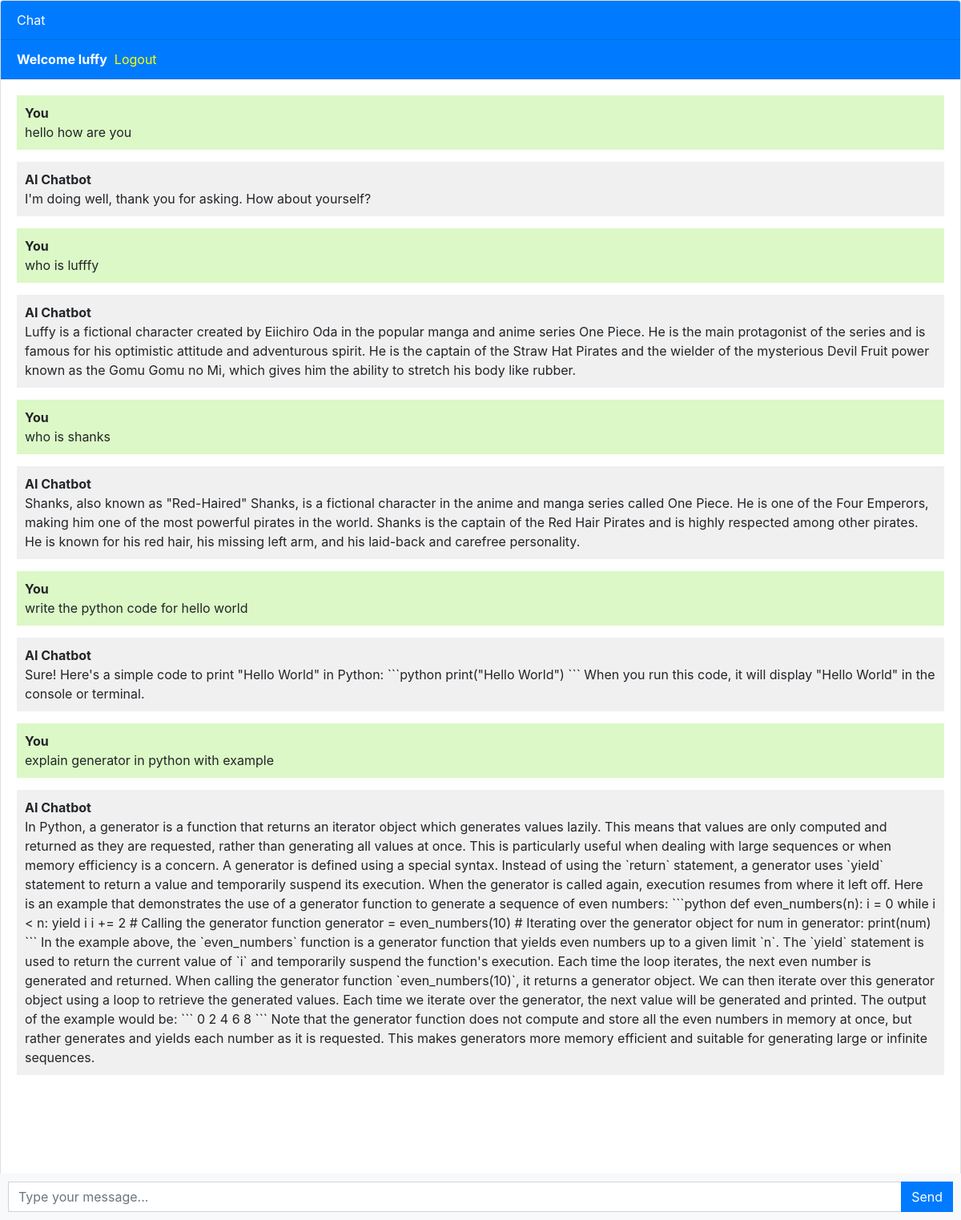
Screenshot of / (signed in) with the database file from the repository.
### chatbot/models.py (models this page shows, shortened)
class Chat(models.Model):
    user=models.ForeignKey(User,on_delete=models.CASCADE)
    message=models.TextField()
    response=models.TextField()
    created_at=models.DateTimeField(auto_created=True)

### chatbot/views.py (the view)
# urls.py: path('',views.dmo,name="dmo"),
def dmo(request):
    chats=Chat.objects.filter(user=request.user)
    if request.method=='POST':
        message=request.POST.get("message")
        response=ask_openai(message)
        chat=Chat(user=request.user,message=message,response=response,created_at=timezone.now())
        chat.save()
        return JsonResponse({"message":message,"response":response})
    return render(request,"chatbot.html",{"chats":chats})

### template/chatbot.html (shortened to what this page needs)
{% extends 'base.html' %}
{% block content %}
<div class="chat-container">
  <div class="card flex-grow-1">
    <div class="card-header bg-primary text-white">Chat</div>
    {% if user.is_authenticated %}
    <div class="card-header bg-primary text-white"><b>Welcome {{user.username}}</b>&nbsp;&nbsp;<a style="color:yellow " href="logout">Logout</a></div>
    {% else %}
    <div class="card-header bg-primary text-white"><a style="color:yellow " href="login">Login</a>&nbsp;&nbsp;<a style="color:yellow " href="register">Register</a></div>
{% endif %}
    <div class="card-body messages-box">
      <ul class="list-unstyled messages-list">
        {% for chat in chats %}
        {% if chat.user  == request.user %}
<li class="message sent">
          <div class="message-text">
            <div class="message-sender">
              <b>You</b>
            </div>
            <div class="message-content">
              {{chat.message}}
            </div>
          </div>
        </li>
        <li class="message received">
          <div class="message-text">
            <div class="message-sender">
              <b>AI Chatbot</b>
            </div>
            <div class="message-content">
              {{chat.response}}
            </div>
          </div>
        </li>
{% endif %}
        {% endfor %}
      </ul>
    </div>
    <br><br>
    <br><br>
    <br><br>
  </div>
  <form class="message-form">
    <div class="input-group">
      <input type="text" class="form-control message-input" placeholder="Type your message...">
      <div class="input-group-append">
        <button type="submit" class="btn btn-primary btn-send">Send</button>
      </div>
    </div>
  </form>
</div>
{% endblock %}

### template/base.html (shortened to what this page needs)
<!DOCTYPE html>
<html lang="en">
  <head>
    <link rel="stylesheet" href="https://stackpath.bootstrapcdn.com/bootstrap/4.3.1/css/bootstrap.min.css">
  </head>
  <body>
    {% block content %}{% endblock %}
  </body>
</html>

### template/chatbot.html (style rules this page uses)
body, html { height: 100%; }
.messages-box { flex: 1; overflow-y: auto; }
.messages-list { padding-left: 0; }
.message { margin-bottom: 15px; list-style: none; }
.message-text { padding: 10px; border-radius: 5px; }
.sent { background-color: #dcf8c6; align-self: flex-end; }
.received { background-color: #f1f0f0; align-self: flex-start; }
.message-form { display: flex; position: fixed; bottom: 0; left: 0; right: 0; padding: 10px; background-color: #f8f9fa; }
.message-input { flex: 1; border-radius: 0; border-right: none; }
.btn-send { border-radius: 0; }
.chat-container { height: 100%; display: flex; flex-direction: column; }

### rows the page displays
Chat: message "hello how are you", response "I'm doing well, thank you for asking. How about yourself?"
Chat: message "who is lufffy", response "Luffy is a fictional character created by Eiichiro Oda in the popular manga and anime series One Piece. He is the main protagonist of the series and is famous for his optimistic attitude and adventurous spirit. He is the captain of the Straw Hat Pirates and the wielder of the mysterious Devil Fruit power known as the Gomu Gomu no Mi, which gives him the ability to stretch his body like rubber."
Chat: message "who is shanks", response "Shanks, also known as \"Red-Haired\" Shanks, is a fictional character in the anime and manga series called One Piece. He is one of the Four Emperors, making him one of the most powerful pirates in the world. Shanks is the captain of the Red Hair Pirates and is highly respected among other pirates. He is known for his red hair, his missing left arm, and his laid-back and carefree personality."
Chat: message "write the python code for hello world", response "Sure! Here's a simple code to print \"Hello World\" in Python: ```python print(\"Hello World\") ``` When you run this code, it will display \"Hello World\" in the console or terminal."
Chat: message "explain generator in python with example", response "In Python, a generator is a function that returns an iterator object which generates values lazily. This means that values are only computed and returned as they are requested, rather than generating all values at once. This is particularly useful when dealing with large sequences or when memory efficiency is a concern. A generator is defined using a special syntax. Instead of using the `return` statement, a generator uses `yield` statement to return a value and temporarily suspend its execution. When the generator is called again, execution resumes from where it left off. Here is an example that demonstrates the use of a generator function to generate a sequence of even numbers: ```python…"

### other values shown
{{ user.username }} "luffy"
